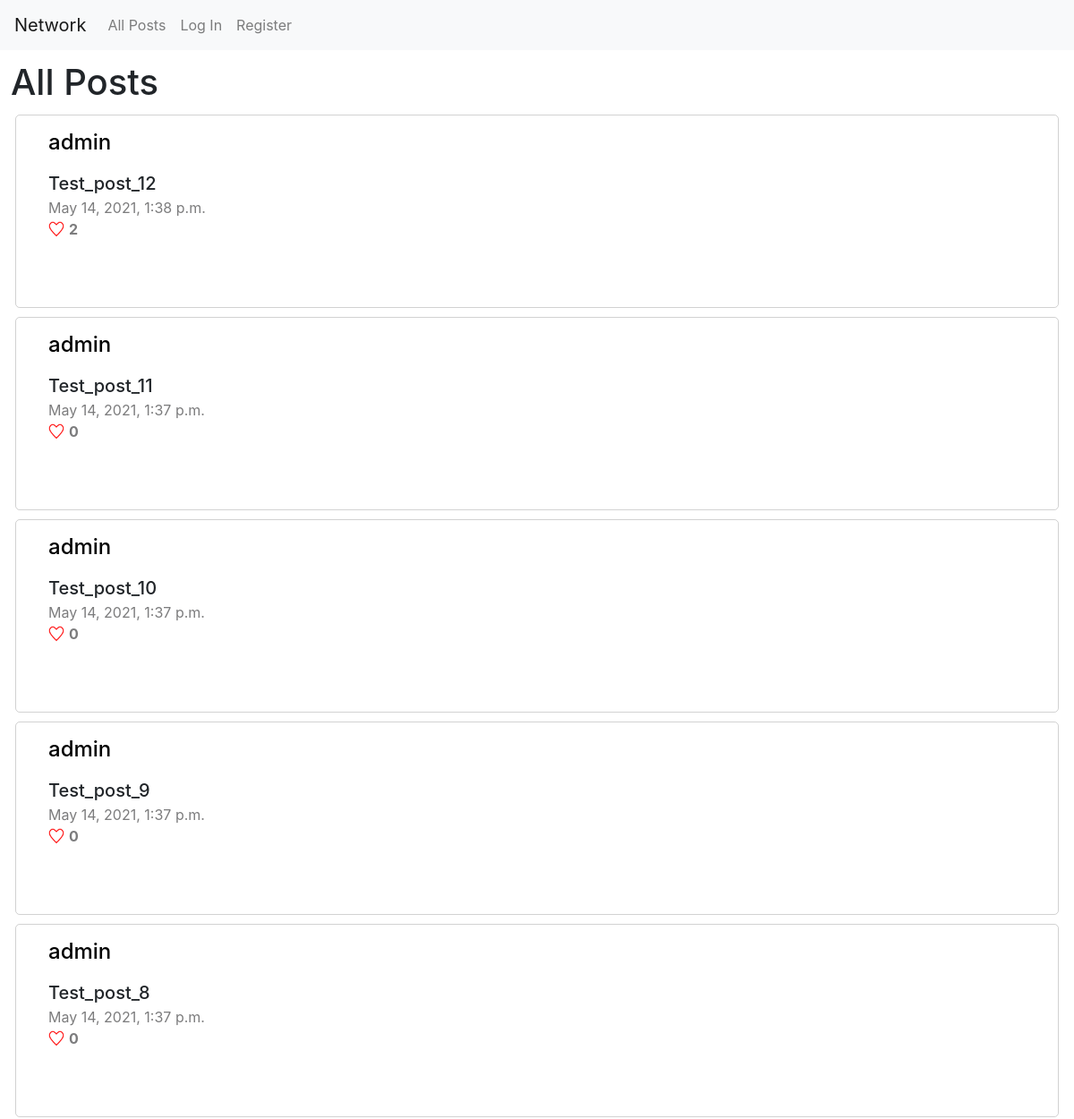
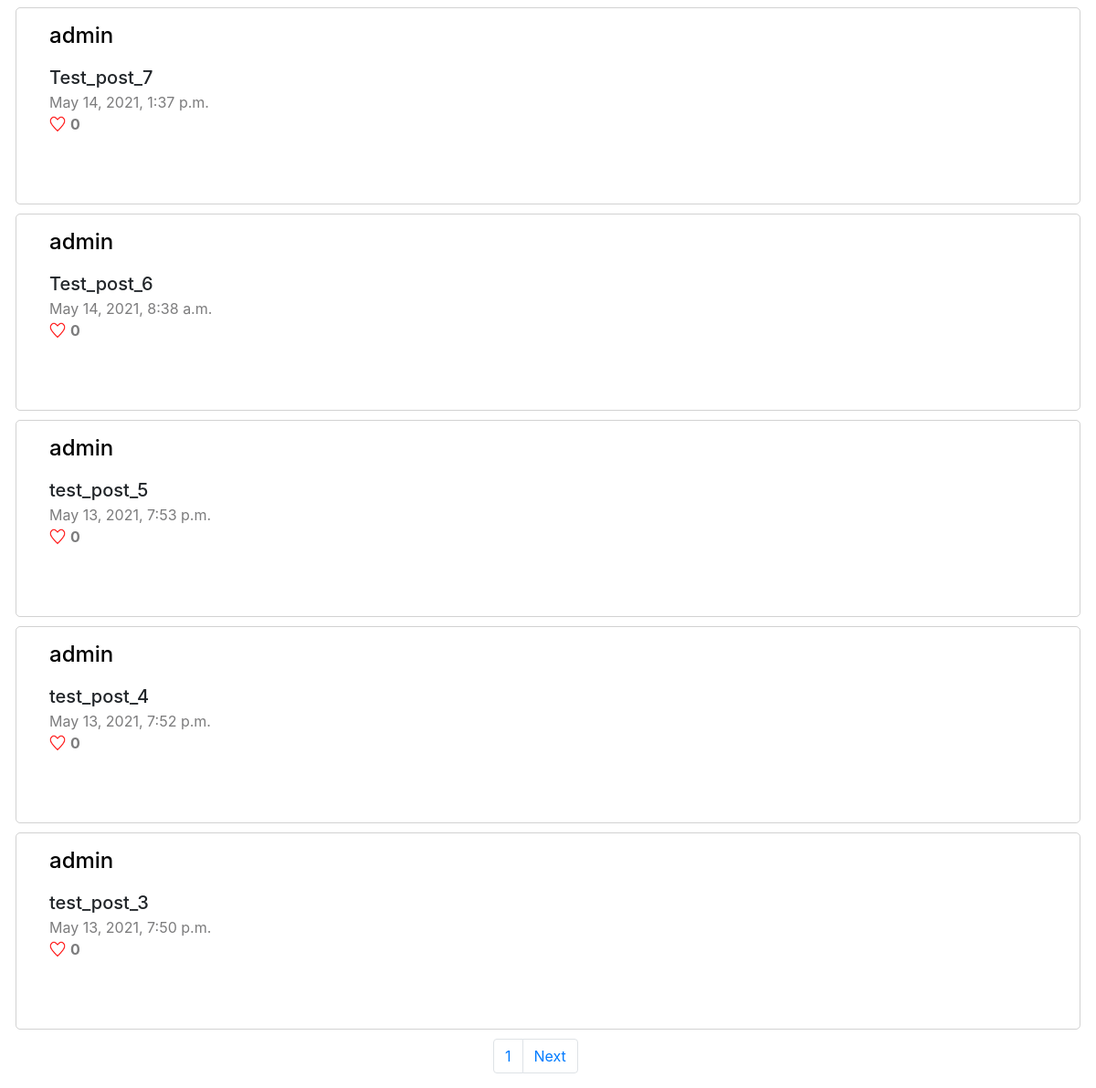
Before: / with the older database file (2 pictures, top to bottom).
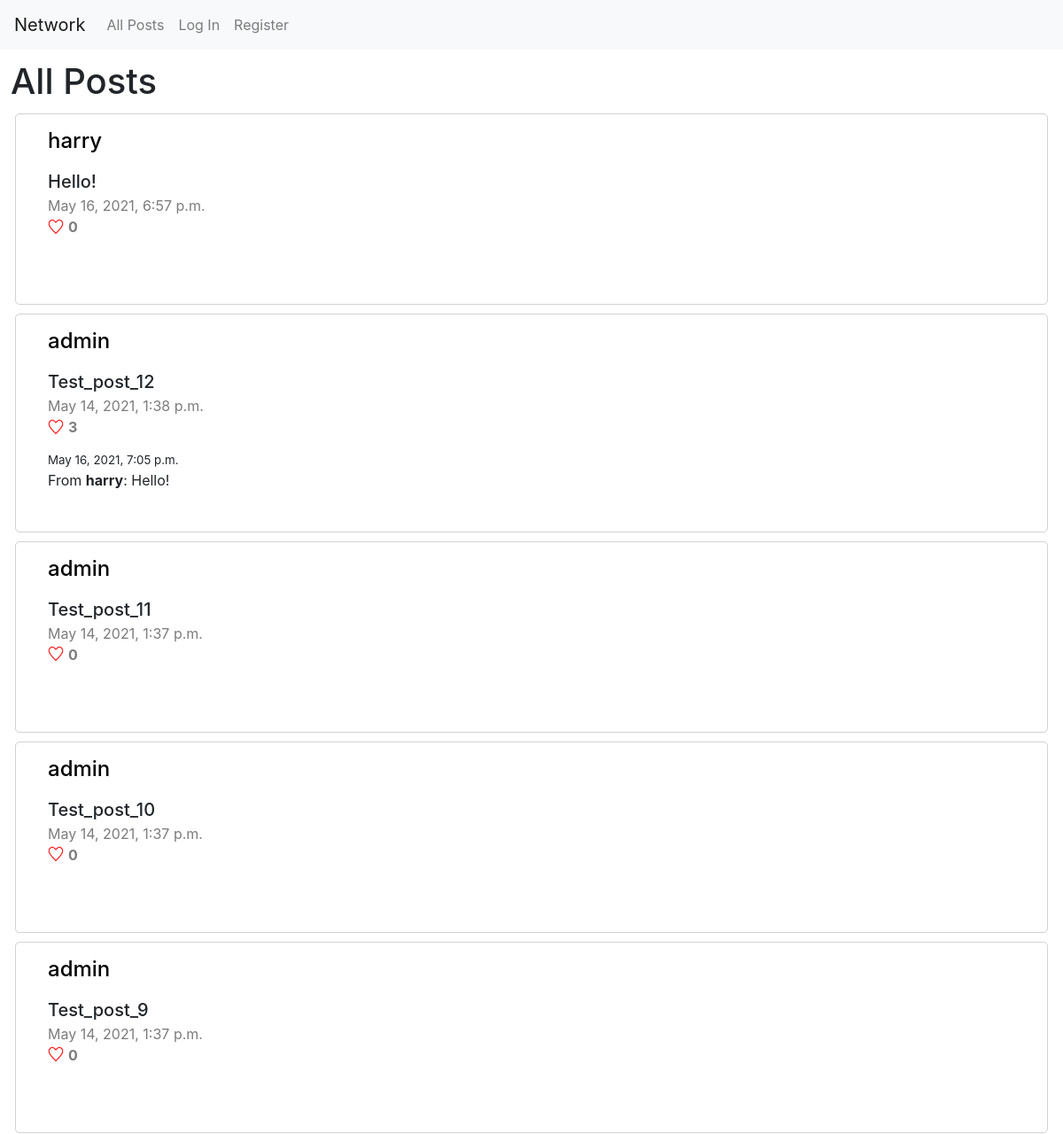
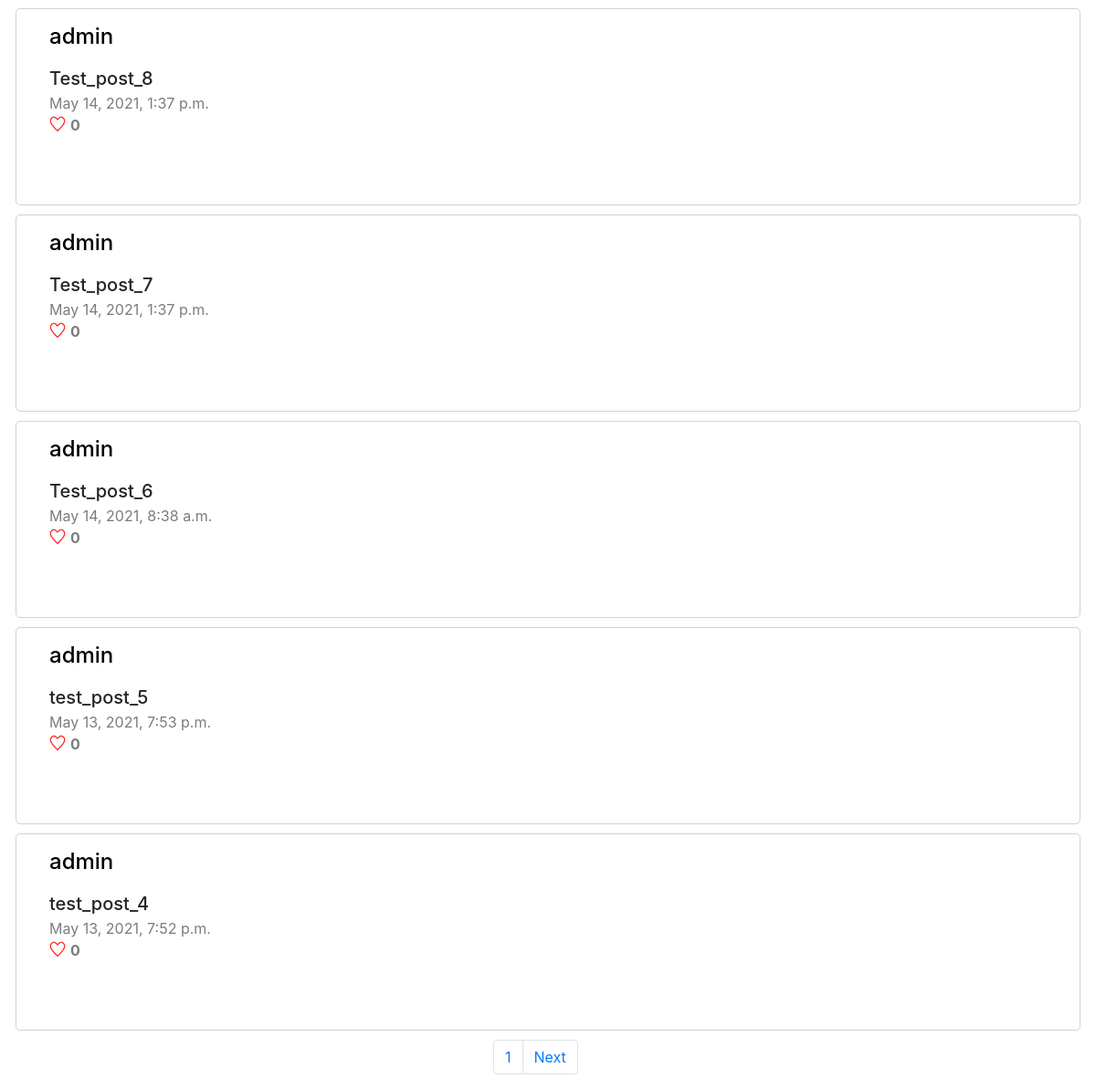
After: the same page with the newer database file (2 pictures, top to bottom).
### network/models.py (models this page shows, shortened)
class Post(models.Model):
    author = models.ForeignKey(User, on_delete=models.CASCADE, related_name="posted_posts") # need to bee filled (check)
    text = models.TextField(max_length=255)
    timestamp = models.DateTimeField(auto_now_add=True)
    likes = models.ManyToManyField(User, blank=True, null=True, related_name='liked_posts')

class User(AbstractUser):
    followers = models.ManyToManyField("self", blank=True, null=True, symmetrical=False, related_name='+')
    follow_to = models.ManyToManyField('self', blank=True, null=True, symmetrical=False, related_name='+')

class Comment(models.Model):
    on_post = models.ForeignKey(Post, on_delete=models.CASCADE, related_name="comments")
    author = models.ForeignKey(User, on_delete=models.CASCADE, related_name="posted_comments") # need to bee filled (check)
    text = models.TextField(max_length=255)
    timestamp = models.DateTimeField(auto_now_add=True)
    likes = models.ManyToManyField(User, blank=True, null=True, related_name='liked_comments')

### network/views.py (the view, shortened to what this page needs)
# urls.py: path("", views.index, name="index"),
def index(request):
    posts_no_likes_count = Post.objects.all().order_by('-timestamp')
    posts = []
    for post in posts_no_likes_count:
        likes_count = post.likes.all().count()
        liked_post = False
        post_comments = [comment for comment in post.comments.all().order_by('-timestamp')]
        if request.user in post.likes.all(): liked_post = True
        posts.append((post, likes_count, liked_post, post_comments))
    paginator = Paginator(posts, 10)
    page_number = request.GET.get('page')
    posts = paginator.get_page(page_number)
    return render(request, "network/index.html", {
        'post_form': NewPostForm(),
        'posts': posts
    })

### network/templates/network/index.html (shortened to what this page needs)
{% extends "network/layout.html" %}
{% load static %}
{% block body %}
    <h1>All Posts</h1>
    <div id="posts_view" class="post_view">
        {% if posts %}
            {% for post, likes_count, liked_post, post_comments in posts %}
                <div class="post_area" id="post_{{ post.pk }}" data-post_id="{{ post.pk }}">
                    <p><h4><a href="/user/{{ post.author.pk }}" style='color:black'>{{ post.author.username }}</a></h4></p>
                    <div id="edit_box_{{ post.pk }}">
                        <div class="lh-sm" id='post_text_{{ post.pk }}'>{{ post.text }}</div>
                    </div>
                    <div class="grey">{{ post.timestamp }}</div>
                    {% if liked_post %}
                        <div class="grey"><img style="vertical-align: -12%; margin-right: 5px;" src="{% static 'network/filled_hart.png' %}" alt="like" width="18px" style="margin-right: 3px;" class="hart" id='hart_{{ post.pk }}' data-post_id="{{ post.pk }}" data-liked="true" data-is_auth="{{ user.is_authenticated }}"><b id="likes_count_{{ post.pk }}">{{ likes_count }}</b></div>
                    {% else %}
                        <div class="grey"><img style="vertical-align: -12%; margin-right: 5px;" src="{% static 'network/empty_hart.png' %}" alt="like" width="18px" style="margin-right: 3px;" class="hart" id='hart_{{ post.pk }}' data-post_id="{{ post.pk }}" data-liked="false" data-is_auth="{{ user.is_authenticated }}"><b id="likes_count_{{ post.pk }}">{{ likes_count }}</b></div>
                    {% endif %}
                    {% for comment in post_comments %}
                        <p id="comment_{{ comment.pk }}">
                            <div style="font-size: smaller;">{{ comment.timestamp }}</div>
                            <div>From <b>{{ comment.author.username }}</b>: {{ comment.text }}</div>
                        </p>
                    {% endfor %}
                </div>
            {% endfor %}
        {% endif %}
    </div>
    <nav aria-label="Page navigation example" style="margin: 10px; text-align: center; margin-left: 45%;">
        <ul class="pagination">
            <li class="page-item"><a class="page-link" href="#">{{ posts.number }}</a></li>
            {% if posts.has_next %}
                <li class="page-item"><a class="page-link" href="?page={{ posts.next_page_number }}">Next</a></li>
            {% endif %}
        </ul>
      </nav>
{% endblock %}

Changed rows visible on the page:
no longer on this page (row unchanged): Post: author.username "admin", text "test_post_3", timestamp "May 13, 2021, 7:50 p.m.", likes_count "0"
added Post: author.username "harry", text "Hello!", timestamp "May 16, 2021, 6:57 p.m.", likes_count "0"
computed for Post "Test_post_12": author "2" → "3"
added Comment: timestamp "May 16, 2021, 7:05 p.m.", author.username "harry", text "Hello!", shown under Post "Test_post_12"
